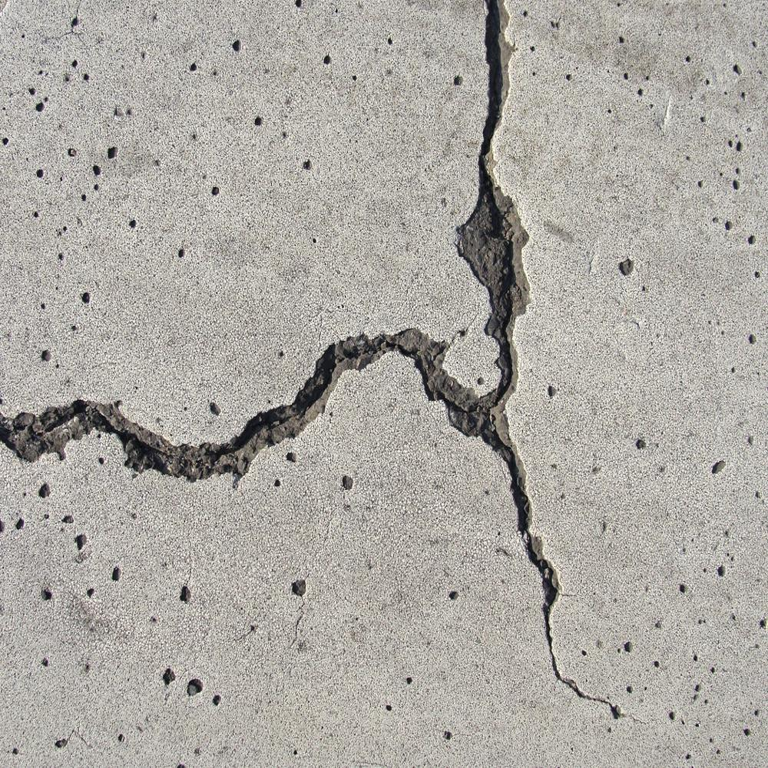
#> input picture Crack Images/001.png, 768 x 768 px
$ python -i image.py   (imports and definitions only)
#> lines starting #> are read from the running program, lines starting #| are printed output that depends on the picture
#> further down, picture is the input picture: shape (768, 768, 3); mean B, G, R 164.3, 170, 173.3
import numpy as np
import cv2

def light(image, bright, contrast):
    bright = bright * 1.2
    contrast = contrast * 2
    image = image * ((contrast/127)+1) - contrast + bright
    image = np.clip(image, 0, 255)
    return np.uint8(image)

def threshold(image, min_limit=None, max_limit=255):
    if min_limit is None:
        min_limit = int(np.mean(image))

    _, image = cv2.threshold(image, min_limit, max_limit, cv2.THRESH_BINARY)
    return np.uint8(image)

def gauss_filter(image, kernel=(3,3), iterations=1):
    for _ in range(iterations):
        image = cv2.GaussianBlur(image, kernel, 0)
    return np.uint8(image)

def median_filter(image, kernel=3, iterations=1):
    for _ in range(iterations):
        image = cv2.medianBlur(image, kernel, 0)
    return np.uint8(image)

def equalize_light(image, limit=3, grid=(7,7)):
#> called with limit = 3, grid = (7, 7)
    if (len(image.shape) == 2):
        image = cv2.cvtColor(image, cv2.COLOR_GRAY2BGR)


    clahe = cv2.createCLAHE(clipLimit=limit, tileGridSize=grid)
    lab = cv2.cvtColor(image, cv2.COLOR_BGR2LAB)
#> lab: shape (768, 768, 3); mean of channels 0, 1, 2 177.1, 128.2, 131.4
    l, a, b = cv2.split(lab)

    cl = clahe.apply(l)
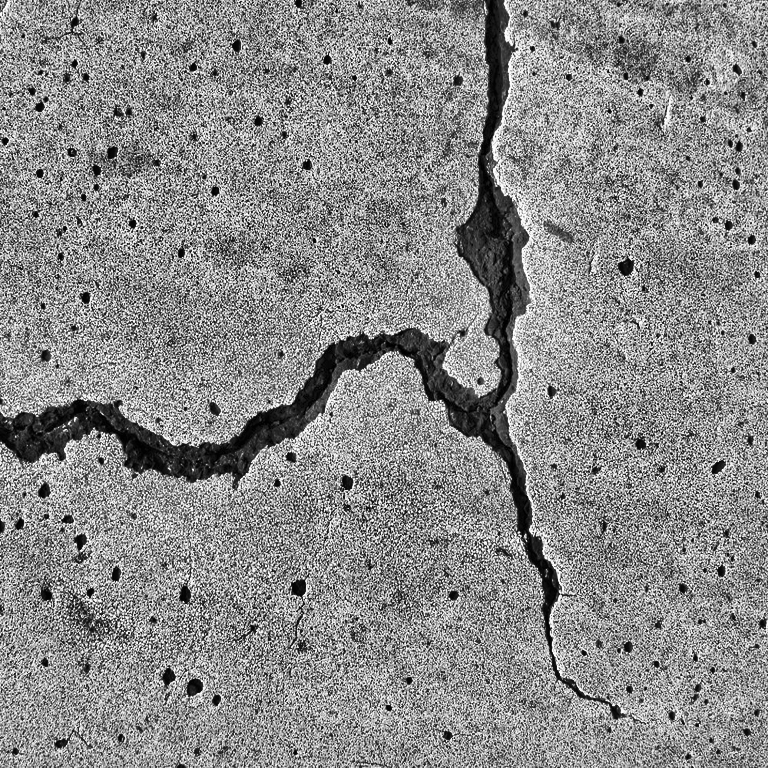
#> cl: shape (768, 768); min 0, max 255, mean 138.4
    limg = cv2.merge((cl,a,b))
#> limg: shape (768, 768, 3); mean of channels 0, 1, 2 138.4, 128.2, 131.4

    image = cv2.cvtColor(limg, cv2.COLOR_LAB2BGR)

    return np.uint8(image)

>>> import cv2
>>> picture = cv2.imread('Crack Images/001.png')
>>> result = equalize_light(picture)

$ run again, on Crack Images/002.png
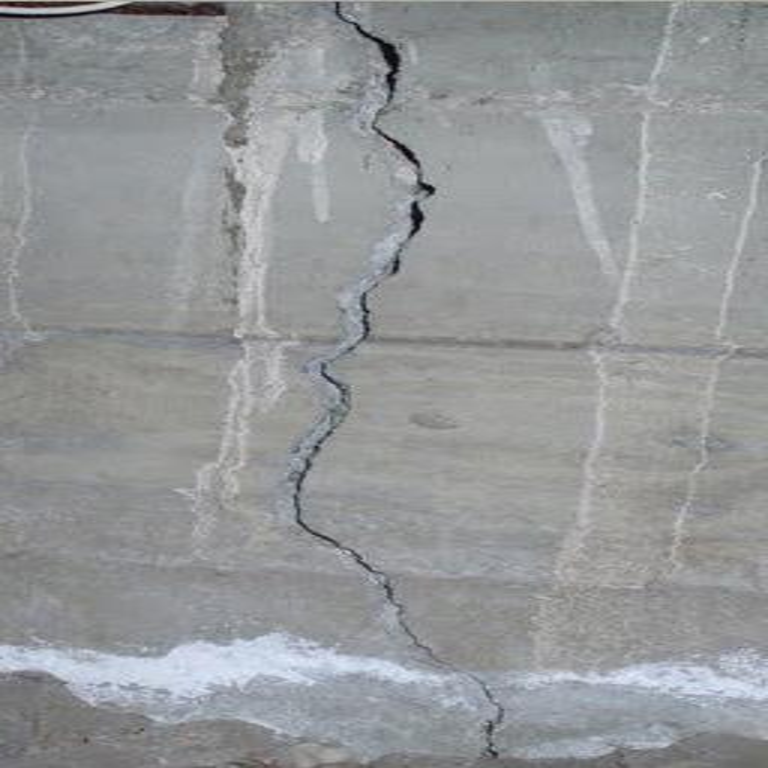
#> input picture Crack Images/002.png, 768 x 768 px
#> picture is the input picture: shape (768, 768, 3); mean B, G, R 153.1, 151.5, 149.1
#> lab: shape (768, 768, 3); mean of channels 0, 1, 2 159.3, 127.5, 126.8
#> in equalize_light, `l, a, b = cv2.split(lab)`:
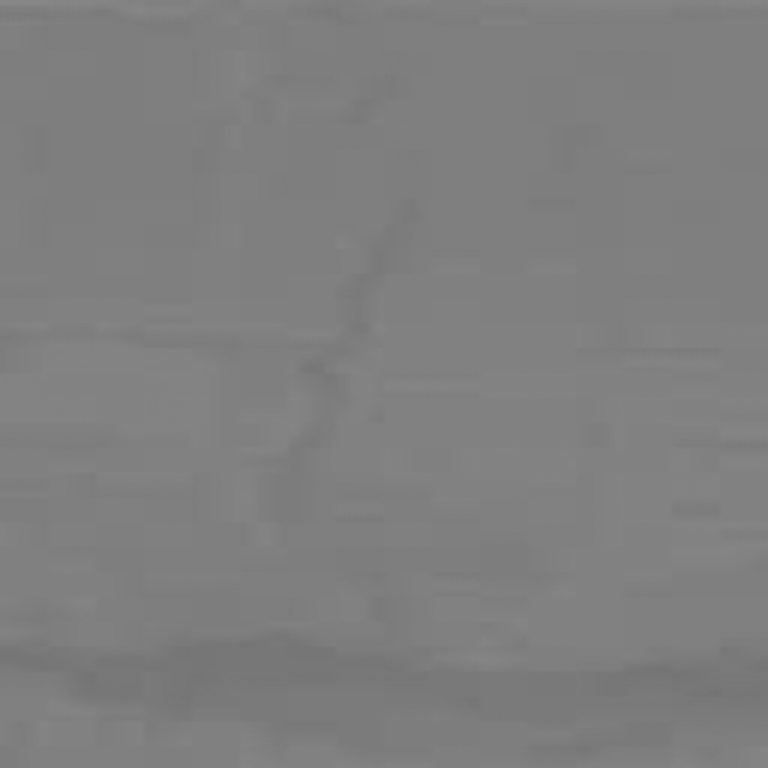
#> b: shape (768, 768); min 115, max 136, mean 126.8
#> in equalize_light, `cl = clahe.apply(l)`:
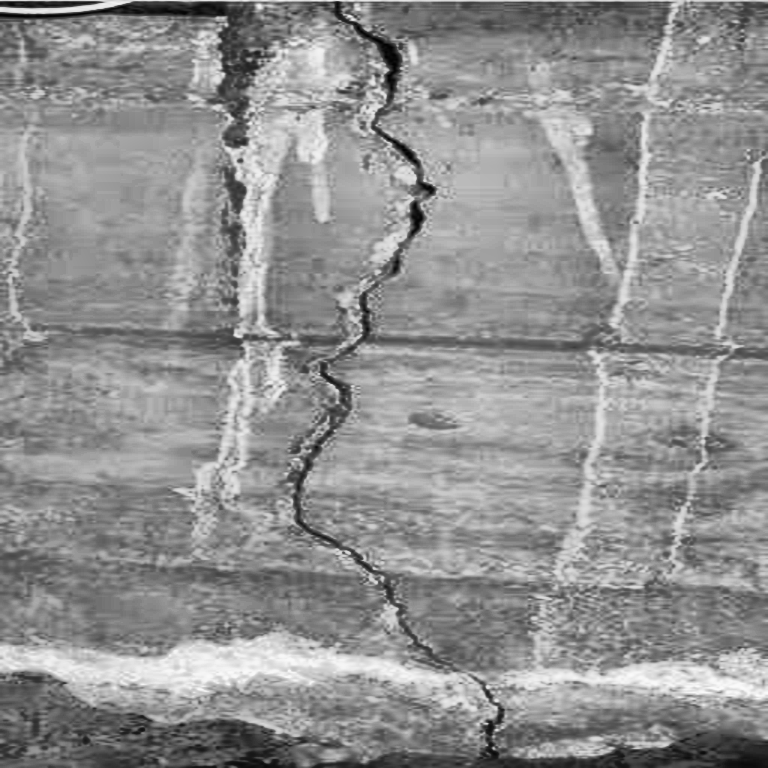
#> cl: shape (768, 768); min 1, max 251, mean 145
#> limg: shape (768, 768, 3); mean of channels 0, 1, 2 145, 127.5, 126.8

$ run again, on Crack Images/003.png
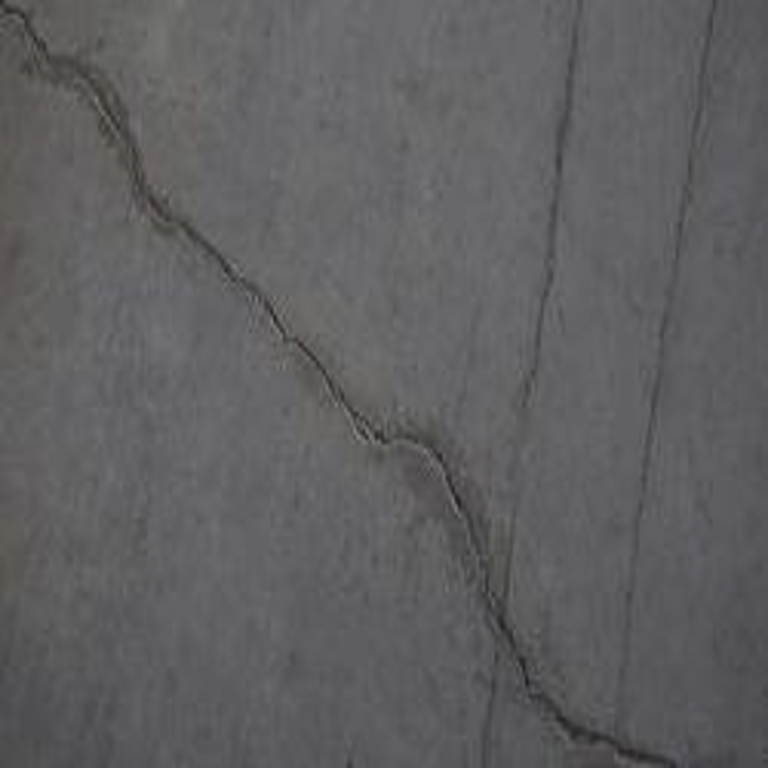
#> input picture Crack Images/003.png, 768 x 768 px
#> picture is the input picture: shape (768, 768, 3); mean B, G, R 96.9, 95.6, 95.8
#> lab: shape (768, 768, 3); mean of channels 0, 1, 2 103.5, 128.1, 127.4
#> in equalize_light, `cl = clahe.apply(l)`:
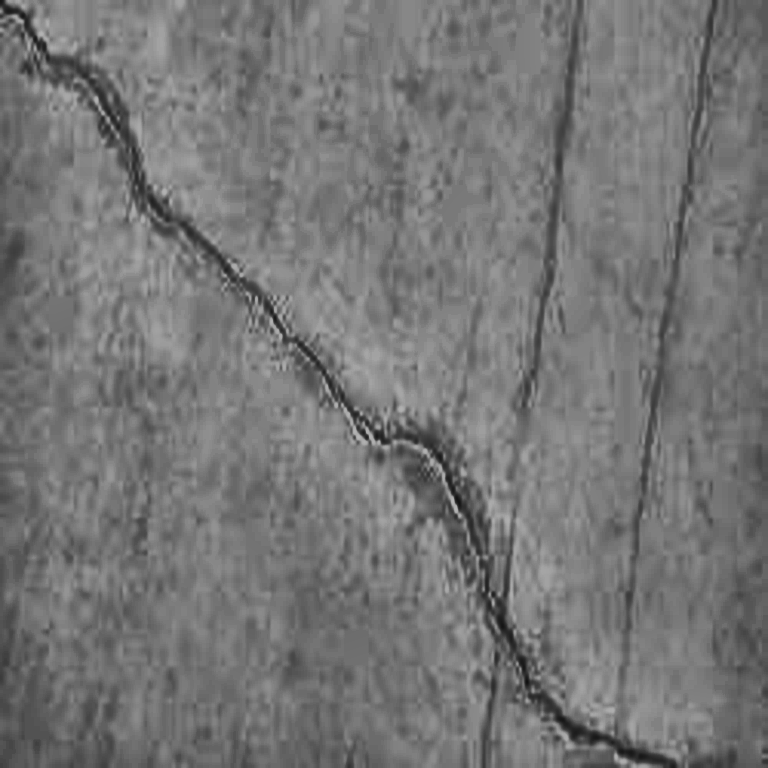
#> cl: shape (768, 768); min 17, max 182, mean 117.6
#> limg: shape (768, 768, 3); mean of channels 0, 1, 2 117.6, 128.1, 127.4

$ run again, on Crack Images/004.png
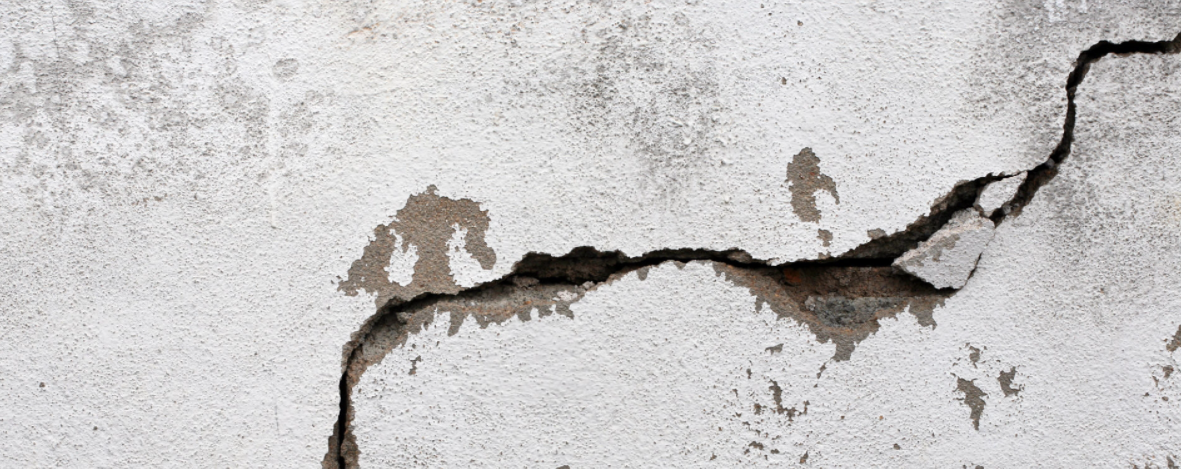
#> input picture Crack Images/004.png, 1181 x 469 px
#> picture is the input picture: shape (469, 1181, 3); mean B, G, R 198.6, 198.9, 200.7
#> lab: shape (469, 1181, 3); mean of channels 0, 1, 2 203.8, 128.6, 128.4
#> in equalize_light, `l, a, b = cv2.split(lab)`:
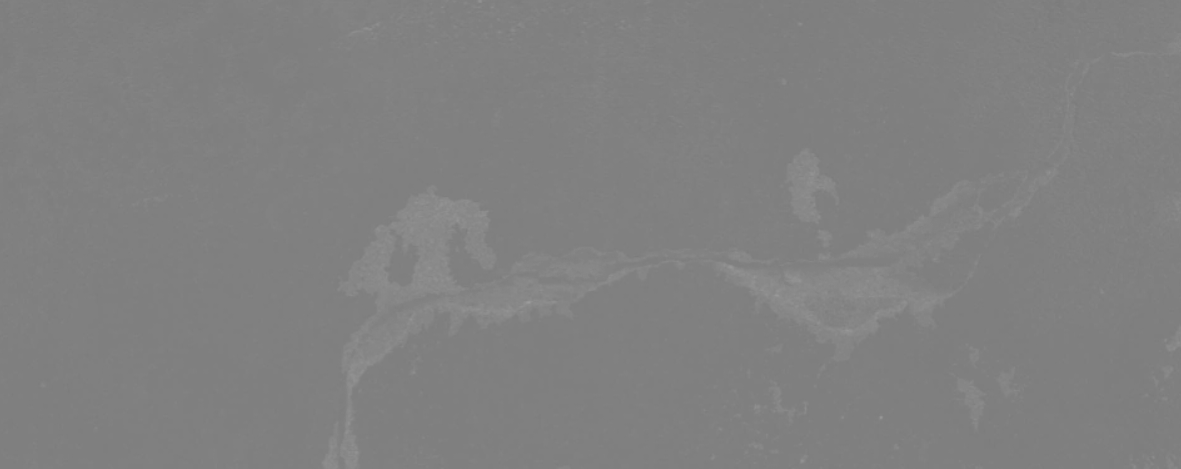
#> b: shape (469, 1181); min 122, max 156, mean 128.4
#> in equalize_light, `cl = clahe.apply(l)`:
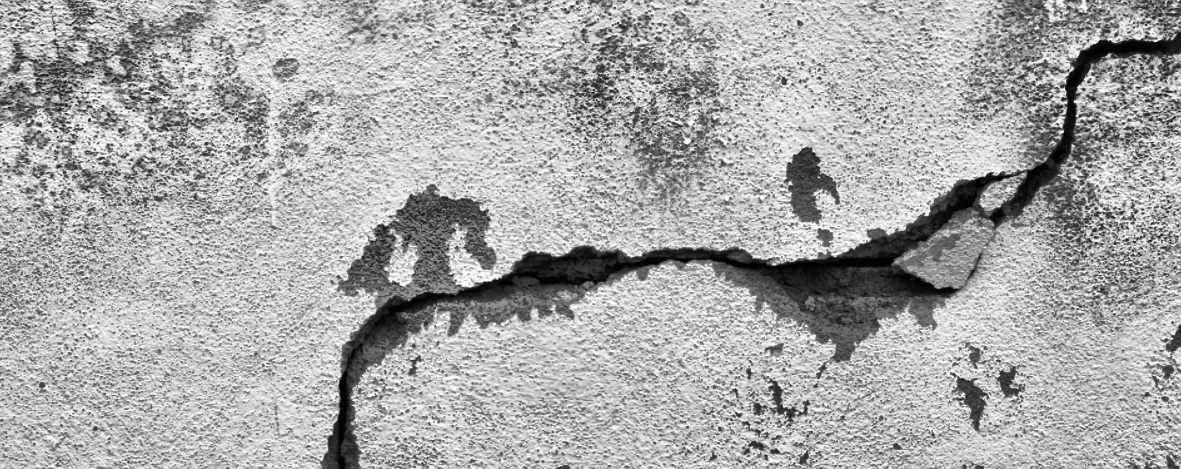
#> cl: shape (469, 1181); min 0, max 254, mean 169.8
#> limg: shape (469, 1181, 3); mean of channels 0, 1, 2 169.8, 128.6, 128.4
